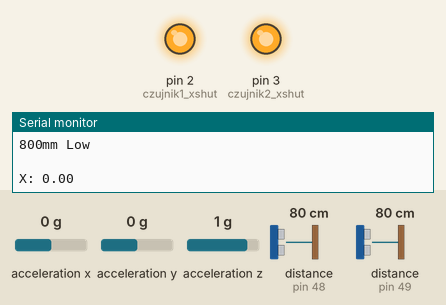
A sketch run on a simulated Arduino Uno, built with avr-gcc and run on an emulated ATmega328P. Parts: output pins drawn as LEDs (lit = HIGH), the last lines printed to the serial monitor. The inputs (shaded band) are chosen by the test bench; at power-on: acceleration x 0 g, distance to the obstacle (sensors on pin 48, pin 49) 80 cm, acceleration y 0 g, acceleration z 1 g.

Above: at 1.2 s.
1.3 s: acceleration x set to -0.2 g
At 3.4 s:
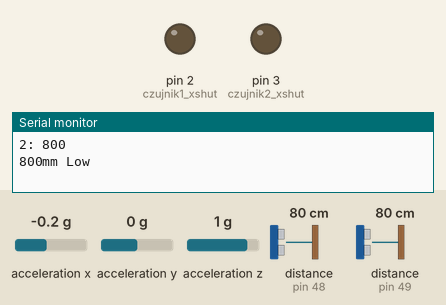
4.1 s: distance to the obstacle (sensor on pin 48) set to 2 cm
7.2 s: distance to the obstacle (sensor on pin 49) set to 2 cm
Timing chart, 0 to 10.2 s (numbered marks = the images above; inputs shaded):
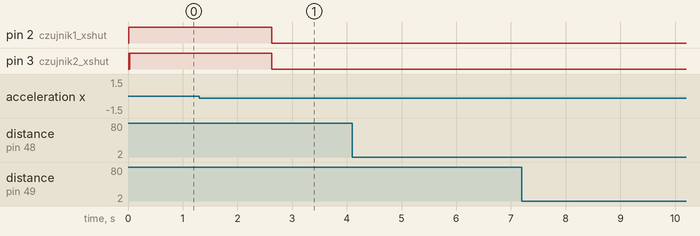

The sketch:

ToF_sensors.ino
```cpp
#include "Adafruit_VL53L0X.h"
#include "Adafruit_ADXL345_U.h"
#include "Wire.h"
#define czujnik1_adres 0x30
#define czujnik2_adres 0x31
#define czujnik3_adres 0x32
int ADXL345 = 0x53;
int sensor1, sensor2, sensor3;
#define SilnikLewy 4
#define SilnikPrawy 5
#define czujnik1_xshut 2
#define czujnik2_xshut 3
#define czujnik3_xshut 4
Adafruit_VL53L0X czujnik1 = Adafruit_VL53L0X();
Adafruit_VL53L0X czujnik2 = Adafruit_VL53L0X();
VL53L0X_RangingMeasurementData_t measure1;
VL53L0X_RangingMeasurementData_t measure2;
float X_out, Y_out, Z_out;
Adafruit_ADXL345_Unified accel = Adafruit_ADXL345_Unified(12345);
unsigned long startMillis;
unsigned long startMillis2;
unsigned long currentMillis;
const unsigned long period = 250;
void setup() {
Serial.begin(9600);
Wire.begin();
Wire.setClock(100000);
digitalWrite(SilnikLewy, LOW);
digitalWrite(SilnikPrawy, LOW);
pinMode(czujnik1_xshut, OUTPUT);
pinMode(czujnik2_xshut, OUTPUT);
Serial.println("inicjalizacja pinow XSHUT");
digitalWrite(czujnik1_xshut, LOW);
digitalWrite(czujnik2_xshut, LOW);
Serial.println("Rozpoczynanie pomiaru...");
setID();
startMillis = millis();
startMillis2 = millis();
if (!accel.begin()) {
Serial.println("Nie odnalezniono ADXL345");
while (1);
}
}
void setID() {
digitalWrite(czujnik1_xshut, LOW);
digitalWrite(czujnik2_xshut, LOW);
delay(10);
digitalWrite(czujnik1_xshut, HIGH);
digitalWrite(czujnik2_xshut, HIGH);
delay(10);
digitalWrite(czujnik1_xshut, LOW);
digitalWrite(czujnik2_xshut, LOW);
digitalWrite(czujnik1_xshut, HIGH);
// inicjalizacja czujnika1
if (!czujnik1.begin(czujnik1_adres)) {
Serial.println(F("Nie mozna zinicjalizowac czujnika lewego"));
while (1);
}
delay(10);
digitalWrite(czujnik2_xshut, HIGH);
delay(10);
//inicjalizacja czujnika2
if (!czujnik2.begin(czujnik2_adres)) {
Serial.println(F("Nie mozna zinicjalizowac czujnika prawego"));
while (1);
}
digitalWrite(czujnik3_xshut, HIGH);
delay(10);
}
void read_sensors() {
czujnik1.rangingTest(&measure1, false);
czujnik2.rangingTest(&measure2, false);
Serial.print(measure1.RangeMilliMeter);
Serial.print("\t");
Serial.println(measure2.RangeMilliMeter);
digitalWrite(SilnikLewy, LOW);
digitalWrite(SilnikPrawy, LOW);
czujnik1.rangingTest(&measure1, false);
Serial.println(measure1.RangeMilliMeter);
czujnik2.rangingTest(&measure2, false);
Serial.print("1: ");
sensor1 = measure1.RangeMilliMeter;
Serial.print(sensor1);
Serial.print("mm");
Serial.println();
delay(100);
if (sensor1 < 70) {
currentMillis = millis();
if (currentMillis - startMillis >= period) {
digitalWrite(SilnikLewy, HIGH);
startMillis = currentMillis;
}
Serial.print(" ");
Serial.print("High");
delay(100);
digitalWrite(SilnikLewy, LOW);
} else {
Serial.print(" ");
Serial.print("Low");
}
Serial.println();
Serial.print("2: ");
sensor2 = measure2.RangeMilliMeter;
Serial.println(measure2.RangeMilliMeter);
Serial.print(sensor2);
Serial.print("mm");
if (sensor2 < 70) {
currentMillis = millis();
if (currentMillis - startMillis2 >= period) {
digitalWrite(SilnikPrawy, HIGH);
startMillis2 = currentMillis;
}
Serial.println();
Serial.println("High");
delay(100);
digitalWrite(SilnikPrawy, LOW);
} else {
Serial.print(" ");
Serial.println("Low");
}
Serial.print(" ");
Serial.println();
}
void read_position(void) {
sensors_event_t event;
accel.getEvent(&event);
Serial.print("X: ");
Serial.println(event.acceleration.x);
delay(100);
Serial.print("Y: ");
Serial.println(event.acceleration.y);
delay(100);

Serial.print("Z: ");
Serial.println(event.acceleration.z);
delay(100);
// Wyłączanie pomairu w przypadku spoczynku psa
if (event.acceleration.x < 0) {
digitalWrite(czujnik1_xshut, LOW);
digitalWrite(czujnik2_xshut, LOW);
digitalWrite(SilnikLewy, LOW);
digitalWrite(SilnikPrawy, LOW);
}
else if (event.acceleration.x >= 2.20 && event.acceleration.x <=2.40)
{
digitalWrite(czujnik1_xshut, LOW);
digitalWrite(czujnik2_xshut, LOW);
digitalWrite(SilnikLewy, LOW);
digitalWrite(SilnikPrawy, LOW);
}
delay(500);
}
void loop() {
read_position();
read_sensors();
delay(100);
}
```

Measured:
- the behaviour switches between 0 and -0.1 g on acceleration x (found by bisection; images 0 and 1)
- after the input at 1.3 s, pin 2 (czujnik1_xshut), pin 3 (czujnik2_xshut): HIGH → LOW after 1.3 s
